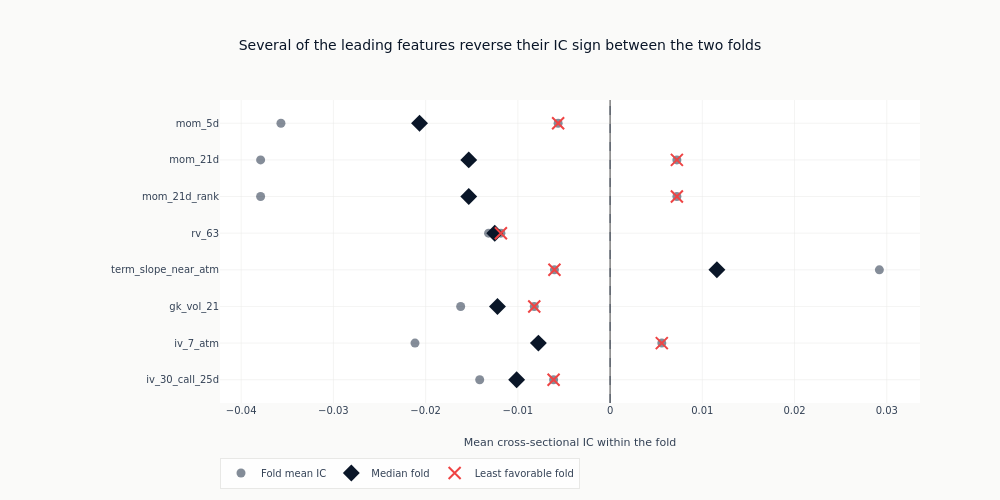

This figure's notebook cell:
### Code cell
stability_features = [name for name in reversed(leaders) if name in fold_stats]
if stability_features:
    fig = go.Figure()
    _ = fig.add_trace(
        go.Scatter(
            x=[value for name in stability_features for value in fold_stats[name]["fold_ics"]],
            y=[name for name in stability_features for _ in fold_stats[name]["fold_ics"]],
            mode="markers",
            marker={"color": COLORS["neutral"], "size": 9, "opacity": 0.6},
            name="Fold mean IC",
        )
    )
    _ = fig.add_trace(
        go.Scatter(
            x=[fold_stats[name]["median_fold_ic"] for name in stability_features],
            y=stability_features,
            mode="markers",
            marker={"color": COLORS["blue"], "size": 13, "symbol": "diamond"},
            name="Median fold",
        )
    )
    _ = fig.add_trace(
        go.Scatter(
            x=[fold_stats[name]["worst_fold_ic"] for name in stability_features],
            y=stability_features,
            mode="markers",
            marker={
                "color": COLORS["negative"],
                "size": 12,
                "symbol": "x-thin",
                "line": {"width": 2, "color": COLORS["negative"]},
            },
            name="Least favorable fold",
        )
    )
    _ = fig.add_vline(x=0, line={"color": COLORS["neutral"], "width": 0.8, "dash": "dash"})
    fig.update_layout(
        title="Several of the leading features reverse their IC sign between the two folds",
        xaxis_title="Mean cross-sectional IC within the fold",
        height=500,
        width=1000,
        margin={"l": 220},
        legend={"orientation": "h", "y": -0.18},
    )
    show_plotly_with_alt(
        fig,
        "Eight features, one row each, on an axis of mean information coefficient within a fold "
        "running from about minus 0.04 to plus 0.03 with a rule at zero. Each row carries the two "
        "fold means as plain markers, a diamond at the median fold and a cross at the fold "
        "furthest against the feature's own direction. For five of the eight - the three momentum "
        "columns, the 7-day implied volatility and the near-term term slope - the two fold means "
        "sit on opposite sides of zero, so the cross and the diamond straddle the rule. For "
        "`rv_63` and `gk_vol_21` both folds are negative and the markers bunch together left of "
        "zero. `mom_skip_recent` has both folds positive.",
    )

### Figure 1 — Plotly figure (JSON) as saved in the notebook; plotly's stock layout.template omitted (floating-point values rounded to 4 significant figures)
{"data": [{"marker": {"color": "#334155", "opacity": 0.6, "size": 9}, "mode": "markers", "name": "Fold mean IC", "type": "scatter", "x": [-0.01414, -0.006125, 0.005607, -0.02115, -0.008222, -0.0162, -0.006034, 0.0292, -0.01184, -0.01318, -0.03789, 0.007243, -0.03789, 0.007243, -0.005633, -0.03569], "y": ["iv_30_call_25d", "iv_30_call_25d", "iv_7_atm", "iv_7_atm", "gk_vol_21", "gk_vol_21", "term_slope_near_atm", "term_slope_near_atm", "rv_63", "rv_63", "mom_21d_rank", "mom_21d_rank", "mom_21d", "mom_21d", "mom_5d", "mom_5d"]}, {"marker": {"color": "#0a1628", "size": 13, "symbol": "diamond"}, "mode": "markers", "name": "Median fold", "type": "scatter", "x": [-0.01013, -0.007774, -0.01221, 0.01158, -0.01251, -0.01532, -0.01532, -0.02066], "y": ["iv_30_call_25d", "iv_7_atm", "gk_vol_21", "term_slope_near_atm", "rv_63", "mom_21d_rank", "mom_21d", "mom_5d"]}, {"marker": {"color": "#ef4444", "line": {"color": "#ef4444", "width": 2}, "size": 12, "symbol": "x-thin"}, "mode": "markers", "name": "Least favorable fold", "type": "scatter", "x": [-0.006125, 0.005607, -0.008222, -0.006034, -0.01184, 0.007243, 0.007243, -0.005633], "y": ["iv_30_call_25d", "iv_7_atm", "gk_vol_21", "term_slope_near_atm", "rv_63", "mom_21d_rank", "mom_21d", "mom_5d"]}], "layout": {"height": 500, "legend": {"orientation": "h", "y": -0.18}, "margin": {"l": 220}, "shapes": [{"line": {"color": "#334155", "dash": "dash", "width": 0.8}, "type": "line", "x0": 0, "x1": 0, "xref": "x", "y0": 0, "y1": 1, "yref": "y domain"}], "title": {"text": "Several of the leading features reverse their IC sign between the two folds"}, "width": 1000, "xaxis": {"title": {"text": "Mean cross-sectional IC within the fold"}}}}
